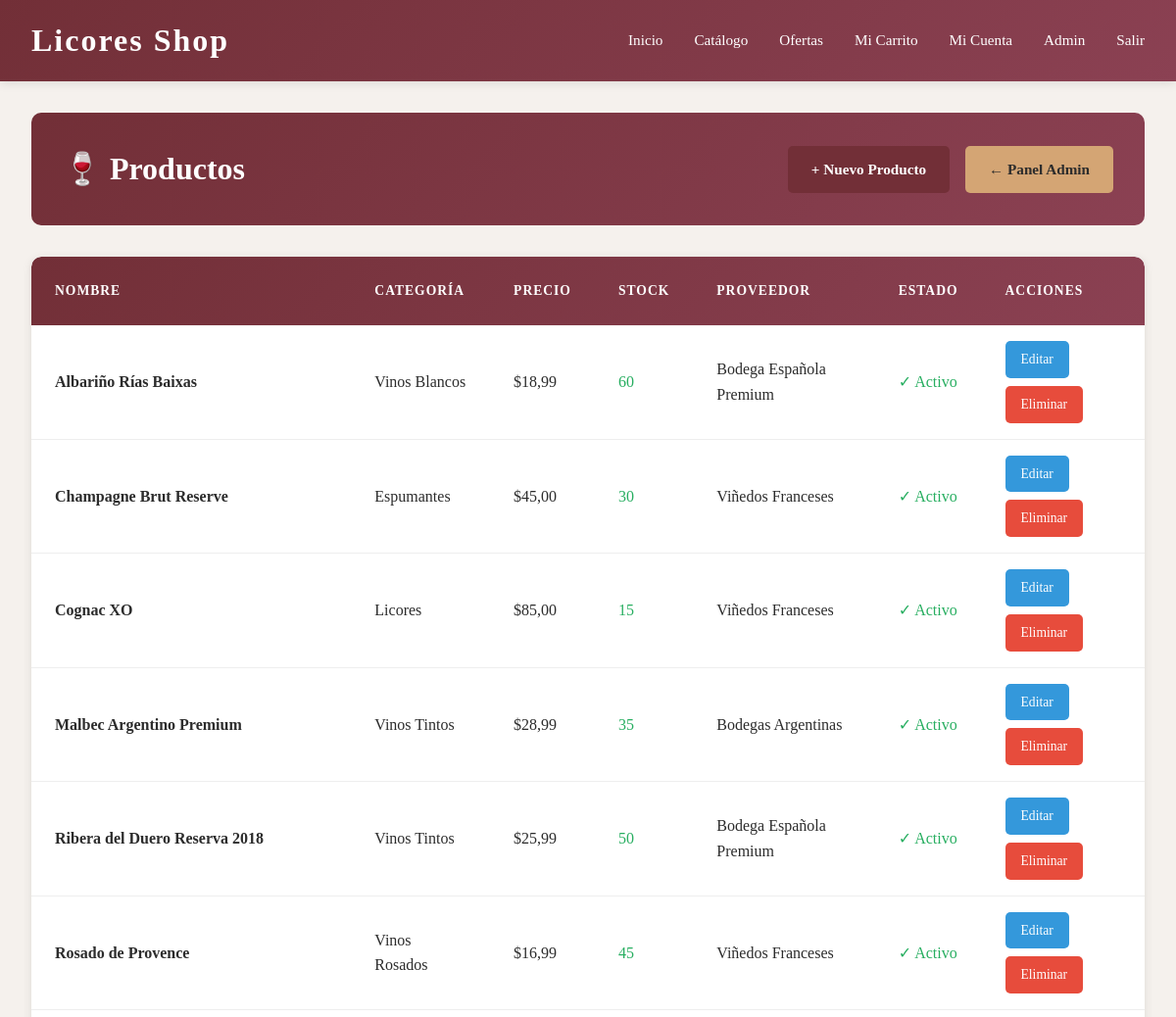
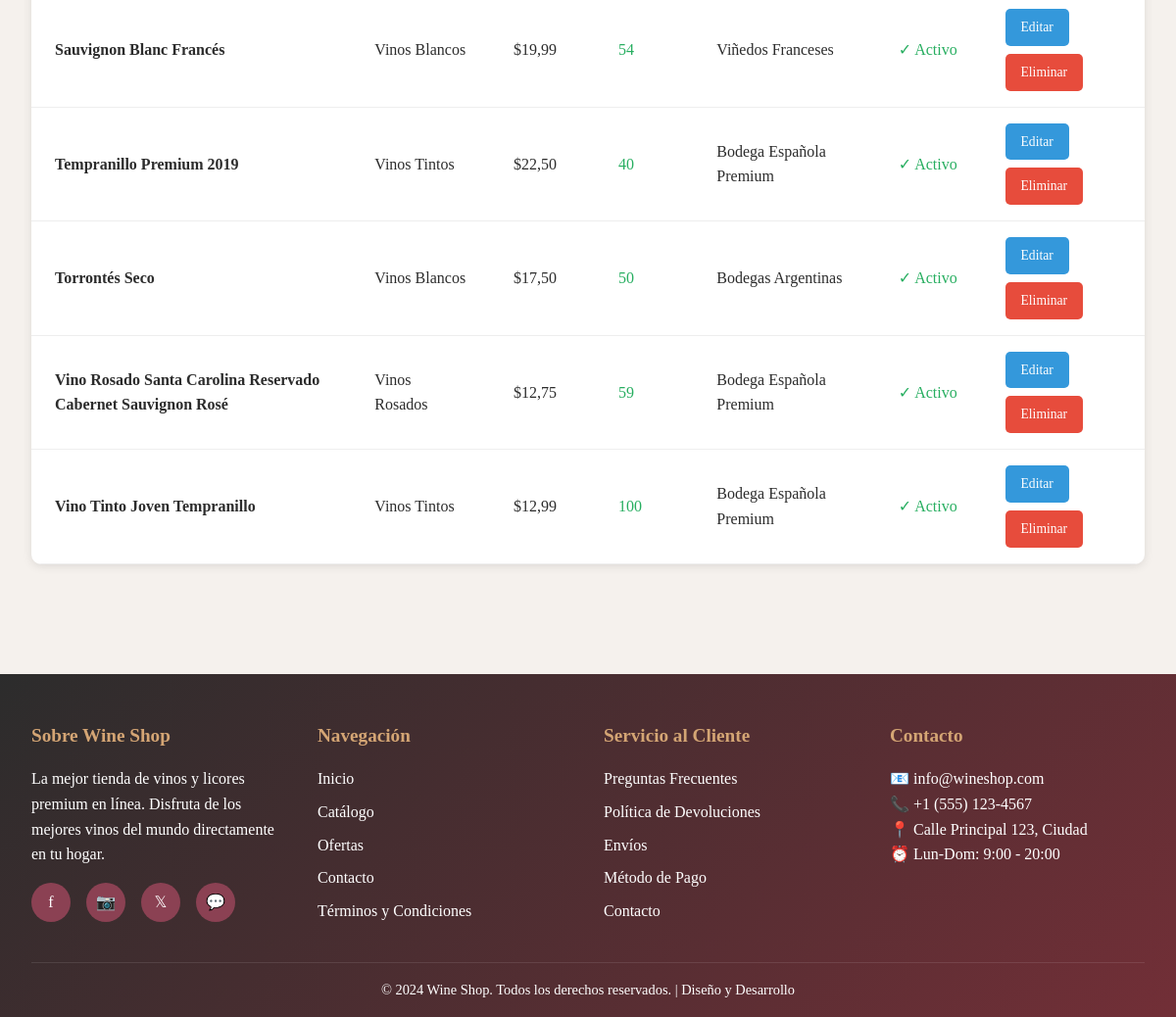
Screenshot of /productos/ (signed in) with the database file from the repository (2 pictures, top to bottom).
### shop/models.py (models this page shows, shortened)
class Producto(models.Model):
    nombre = models.CharField(max_length=200)
    descripcion = models.TextField()
    precio = models.DecimalField(max_digits=10, decimal_places=2, validators=[MinValueValidator(0)])
    precio_oferta = models.DecimalField(max_digits=10, decimal_places=2, blank=True, null=True, validators=[MinValueValidator(0)])
    stock = models.IntegerField(default=0, validators=[MinValueValidator(0)])
    categoria = models.ForeignKey(Categoria, on_delete=models.CASCADE, related_name='productos')
    proveedor = models.ForeignKey(Proveedor, on_delete=models.SET_NULL, null=True, related_name='productos')
    imagen_url = models.URLField()
    imagen_adicional_1 = models.URLField(blank=True, null=True)
    imagen_adicional_2 = models.URLField(blank=True, null=True)
    fecha_agregado = models.DateTimeField(auto_now_add=True)
    activo = models.BooleanField(default=True)
    graduacion = models.CharField(max_length=10, blank=True, null=True)
    pais = models.CharField(max_length=50, blank=True, null=True)
    vina = models.CharField(max_length=100, blank=True, null=True)
    cosecha = models.IntegerField(blank=True, null=True)
    class Meta:
        ordering = ['-fecha_agregado']
        indexes = [
            models.Index(fields=['categoria', 'activo']),
            models.Index(fields=['nombre']),
        ]

class Categoria(models.Model):
    nombre = models.CharField(max_length=100)
    descripcion = models.TextField(blank=True, null=True)
    slug = models.SlugField(unique=True)
    parent = models.ForeignKey('self', on_delete=models.CASCADE, blank=True, null=True)
    imagen_url = models.URLField(blank=True, null=True)
    class Meta:
        verbose_name_plural = 'Categorías'
        ordering = ['nombre']

class Proveedor(models.Model):
    nombre = models.CharField(max_length=100)
    correo = models.EmailField()
    telefono = models.CharField(max_length=20)
    direccion = models.TextField()
    fecha_registro = models.DateTimeField(auto_now_add=True)

### shop/views.py (the view)
# urls.py: path('productos/', views.productos_list, name='productos_list'),
@admin_required
def productos_list(request):
    productos = Producto.objects.all().order_by('nombre')
    context = {'productos': productos}
    return render(request, 'crud/productos_list.html', context)

### shop/views.py (called while the page is built)
def admin_required(view_func):
    @wraps(view_func)
    def wrapper(request, *args, **kwargs):
        if not request.user.is_authenticated:
            return redirect('login')
        if not request.user.is_superuser:
            messages.error(request, 'Acceso denegado. Solo administradores.')
            return redirect('home')
        return view_func(request, *args, **kwargs)
    return wrapper

### templates/crud/productos_list.html (shortened to what this page needs)
{% extends "crud/base_crud.html" %}
{% block crud_content %}
<div class="crud-header">
    <h1 class="crud-title">🍷 Productos</h1>
    <div class="crud-actions">
        <a href="{% url 'producto_create' %}" class="btn btn-primary">+ Nuevo Producto</a>
        <a href="{% url 'admin_panel' %}" class="btn btn-secondary">← Panel Admin</a>
    </div>
</div>
{% if productos %}
<div class="table-container">
    <table>
        <thead>
            <tr>
                <th>Nombre</th>
                <th>Categoría</th>
                <th>Precio</th>
                <th>Stock</th>
                <th>Proveedor</th>
                <th>Estado</th>
                <th>Acciones</th>
            </tr>
        </thead>
        <tbody>
            {% for producto in productos %}
            <tr>
                <td><strong>{{ producto.nombre }}</strong></td>
                <td>{{ producto.categoria.nombre }}</td>
                <td>${{ producto.precio }}</td>
                <td>
                    {% if producto.stock > 10 %}
                    <span style="color: #27ae60;">{{ producto.stock }}</span>
                    {% elif producto.stock > 0 %}
                    <span style="color: #f39c12;">{{ producto.stock }}</span>
                    {% else %}
                    <span style="color: #e74c3c;">{{ producto.stock }}</span>
                    {% endif %}
                </td>
                <td>{{ producto.proveedor.nombre|default:"—" }}</td>
                <td>
                    {% if producto.activo %}
                    <span style="color: #27ae60;">✓ Activo</span>
                    {% else %}
                    <span style="color: #e74c3c;">✗ Inactivo</span>
                    {% endif %}
                </td>
                <td>
                    <div class="action-buttons">
                        <a href="{% url 'producto_edit' producto.id %}" class="btn-small btn-edit">Editar</a>
                        <a href="{% url 'producto_delete' producto.id %}" class="btn-small btn-delete">Eliminar</a>
                    </div>
                </td>
            </tr>
            {% endfor %}
        </tbody>
    </table>
</div>
{% endif %}
{% endblock %}

### templates/crud/base_crud.html (shortened to what this page needs)
{% extends "base.html" %}
{% block content %}
<div class="container">
    {% block crud_content %}{% endblock %}
</div>
{% endblock %}

### templates/base.html (shortened to what this page needs)
<!DOCTYPE html>
<html lang="es">
<head>
</head>
<body>
    <header>
        <div class="header-container">
            <a href="{% url 'home' %}" class="logo"> Licores Shop</a>
            <nav>
                <a href="{% url 'home' %}">Inicio</a>
                <a href="{% url 'catalogo' %}">Catálogo</a>
                <a href="{% url 'catalogo' %}?ofertas=true">Ofertas</a>
                {% if user.is_authenticated %}
                    <a href="{% url 'carrito' %}">Mi Carrito</a>
                    <a href="{% url 'perfil_usuario' %}">Mi Cuenta</a>
                    {% if user.is_superuser %}
                    <a href="{% url 'admin_panel' %}"> Admin</a>
                    {% endif %}
                    <a href="{% url 'logout' %}">Salir</a>
                {% else %}
                    <a href="{% url 'login' %}">Iniciar Sesión</a>
                    <a href="{% url 'registro' %}">Registro</a>
                {% endif %}
            </nav>
        </div>
    </header>
    <main>
        {% block content %}{% endblock %}
    </main>
    <footer>
        <div class="footer-container">
            <div class="footer-section">
                <h3>Sobre Wine Shop</h3>
                <p>La mejor tienda de vinos y licores premium en línea. Disfruta de los mejores vinos del mundo directamente en tu hogar.</p>
                <div class="social-links">
                    <a href="#" title="Facebook">f</a>
                    <a href="#" title="Instagram">📷</a>
                    <a href="#" title="Twitter">𝕏</a>
                    <a href="#" title="WhatsApp">💬</a>
                </div>
            </div>
            <div class="footer-section">
                <h3>Navegación</h3>
                <a href="{% url 'home' %}">Inicio</a>
                <a href="{% url 'catalogo' %}">Catálogo</a>
                <a href="{% url 'catalogo' %}">Ofertas</a>
                <a href="#">Contacto</a>
                <a href="#">Términos y Condiciones</a>
            </div>
            <div class="footer-section">
                <h3>Servicio al Cliente</h3>
                <a href="#">Preguntas Frecuentes</a>
                <a href="#">Política de Devoluciones</a>
                <a href="#">Envíos</a>
                <a href="#">Método de Pago</a>
                <a href="#">Contacto</a>
            </div>
            <div class="footer-section">
                <h3>Contacto</h3>
                <p>📧 info@wineshop.com</p>
                <p>📞 +1 (555) 123-4567</p>
                <p>📍 Calle Principal 123, Ciudad</p>
                <p>⏰ Lun-Dom: 9:00 - 20:00</p>
            </div>
        </div>
        <div class="footer-bottom">
            <p>&copy; 2024 Wine Shop. Todos los derechos reservados. | Diseño y Desarrollo</p>
        </div>
    </footer>
</body>
</html>

### templates/base.html (style rules this page uses)
* { margin: 0; padding: 0; box-sizing: border-box; }
:root { --primary: #722f37; --secondary: #8b4153; --accent: #d4a574; --light: #f5f1ed; --dark: #2c2c2c; --white: #ffffff; --error: #e74c3c; --success: #27ae60; }
body { font-family: 'Playfair Display', 'Georgia', serif; background-color: var(--light); color: var(--dark); line-height: 1.6; }
header { background: linear-gradient(135deg, var(--primary) 0%, var(--secondary) 100%); color: var(--white); padding: 1rem 0; box-shadow: 0 2px 10px rgba(0,0,0,0.1); position: sticky; top: 0; z-index: 100; }
.header-container { max-width: 1200px; margin: 0 auto; padding: 0 2rem; display: flex; justify-content: space-between; align-items: center; flex-wrap: wrap; gap: 1rem; }
.logo { font-size: 2rem; font-weight: 700; text-decoration: none; color: var(--white); letter-spacing: 2px; display: flex; align-items: center; gap: 0.5rem; }
nav { display: flex; gap: 2rem; align-items: center; }
nav a { color: var(--white); text-decoration: none; font-size: 0.95rem; transition: color 0.3s ease; position: relative; }
nav a::after { content: ''; position: absolute; bottom: -5px; left: 0; width: 0; height: 2px; background: var(--accent); transition: width 0.3s ease; }
.btn { padding: 0.75rem 1.5rem; border: none; border-radius: 5px; font-size: 0.95rem; cursor: pointer; transition: all 0.3s ease; text-decoration: none; display: inline-block; font-family: 'Playfair Display', serif; font-weight: 600; }
.btn-primary { background: var(--primary); color: var(--white); }
.btn-secondary { background: var(--accent); color: var(--dark); }
footer { background: linear-gradient(135deg, var(--dark) 0%, var(--primary) 100%); color: var(--white); padding: 3rem 2rem 1rem; margin-top: 3rem; }
.footer-container { max-width: 1200px; margin: 0 auto; display: grid; grid-template-columns: repeat(auto-fit, minmax(250px, 1fr)); gap: 2rem; margin-bottom: 2rem; }
.footer-section h3 { font-size: 1.2rem; margin-bottom: 1rem; color: var(--accent); }
.footer-section a { color: var(--white); text-decoration: none; display: block; margin-bottom: 0.5rem; transition: color 0.3s ease; }
.social-links { display: flex; gap: 1rem; margin-top: 1rem; }
.social-links a { display: inline-flex; align-items: center; justify-content: center; width: 40px; height: 40px; background: var(--secondary); border-radius: 50%; transition: all 0.3s ease; margin: 0; }
.footer-bottom { text-align: center; padding-top: 1rem; border-top: 1px solid rgba(255,255,255,0.1); font-size: 0.9rem; }
.container { max-width: 1200px; margin: 0 auto; padding: 2rem; }
table { width: 100%; border-collapse: collapse; background: var(--white); border-radius: 10px; overflow: hidden; box-shadow: 0 2px 10px rgba(0,0,0,0.1); }
thead { background: linear-gradient(135deg, var(--primary), var(--secondary)); color: var(--white); }
th { padding: 1rem; text-align: left; font-weight: 600; }
td { padding: 1rem; border-bottom: 1px solid #eee; }

### templates/crud/base_crud.html (style rules this page uses)
.crud-header { background: linear-gradient(135deg, #722f37 0%, #8b4153 100%); color: white; padding: 2rem; margin-bottom: 2rem; border-radius: 10px; display: flex; justify-content: space-between; align-items: center; flex-wrap: wrap; gap: 1rem; }
.crud-title { font-size: 2rem; margin: 0; display: flex; align-items: center; gap: 1rem; }
.crud-actions { display: flex; gap: 1rem; flex-wrap: wrap; }
.table-container { background: white; border-radius: 10px; overflow: hidden; box-shadow: 0 2px 10px rgba(0,0,0,0.1); margin-bottom: 2rem; }
table { width: 100%; border-collapse: collapse; }
thead { background: linear-gradient(135deg, #722f37 0%, #8b4153 100%); color: white; }
th { padding: 1.5rem; text-align: left; font-weight: 600; text-transform: uppercase; font-size: 0.85rem; letter-spacing: 1px; }
td { padding: 1rem 1.5rem; border-bottom: 1px solid #eee; }
.action-buttons { display: flex; gap: 0.5rem; flex-wrap: wrap; }
.btn-small { padding: 0.5rem 1rem; font-size: 0.85rem; border-radius: 5px; text-decoration: none; border: none; cursor: pointer; transition: all 0.3s ease; }
.btn-edit { background: #3498db; color: white; }
.btn-delete { background: #e74c3c; color: white; }

### rows the page displays
Producto: nombre "Albariño Rías Baixas", categoria.nombre "Vinos Blancos", precio "18,99", stock "60", proveedor.nombre "Bodega Española Premium", activo "✓ Activo"
Producto: nombre "Champagne Brut Reserve", categoria.nombre "Espumantes", precio "45,00", stock "30", proveedor.nombre "Viñedos Franceses", activo "✓ Activo"
Producto: nombre "Cognac XO", categoria.nombre "Licores", precio "85,00", stock "15", proveedor.nombre "Viñedos Franceses", activo "✓ Activo"
Producto: nombre "Malbec Argentino Premium", categoria.nombre "Vinos Tintos", precio "28,99", stock "35", proveedor.nombre "Bodegas Argentinas", activo "✓ Activo"
Producto: nombre "Ribera del Duero Reserva 2018", categoria.nombre "Vinos Tintos", precio "25,99", stock "50", proveedor.nombre "Bodega Española Premium", activo "✓ Activo"
Producto: nombre "Rosado de Provence", categoria.nombre "Vinos Rosados", precio "16,99", stock "45", proveedor.nombre "Viñedos Franceses", activo "✓ Activo"
Producto: nombre "Sauvignon Blanc Francés", categoria.nombre "Vinos Blancos", precio "19,99", stock "54", proveedor.nombre "Viñedos Franceses", activo "✓ Activo"
Producto: nombre "Tempranillo Premium 2019", categoria.nombre "Vinos Tintos", precio "22,50", stock "40", proveedor.nombre "Bodega Española Premium", activo "✓ Activo"
Producto: nombre "Torrontés Seco", categoria.nombre "Vinos Blancos", precio "17,50", stock "50", proveedor.nombre "Bodegas Argentinas", activo "✓ Activo"
Producto: nombre "Vino Rosado Santa Carolina Reservado Cabernet Sauvignon Rosé", categoria.nombre "Vinos Rosados", precio "12,75", stock "59", proveedor.nombre "Bodega Española Premium", activo "✓ Activo"
Producto: nombre "Vino Tinto Joven Tempranillo", categoria.nombre "Vinos Tintos", precio "12,99", stock "100", proveedor.nombre "Bodega Española Premium", activo "✓ Activo"
